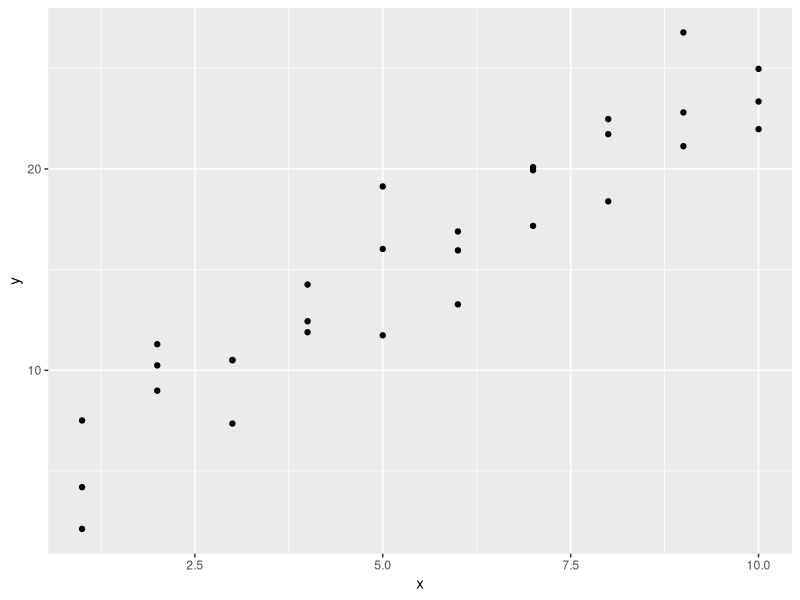
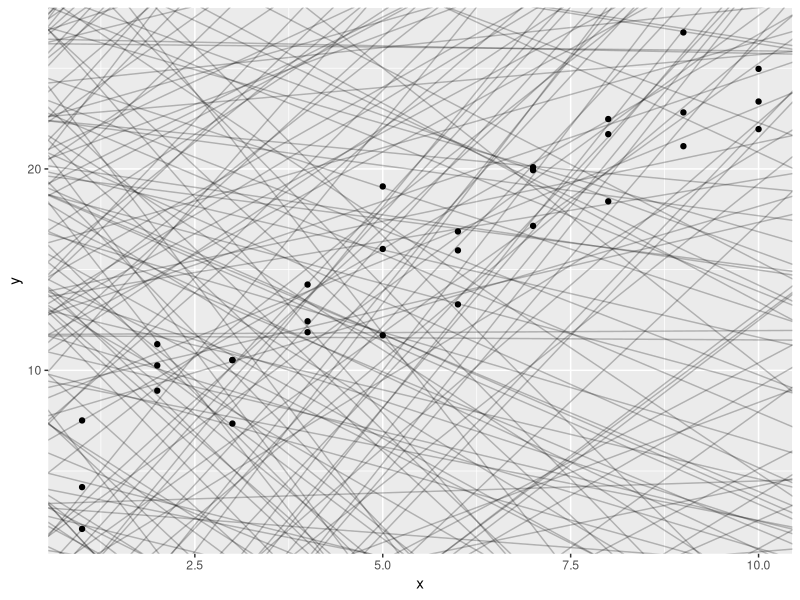
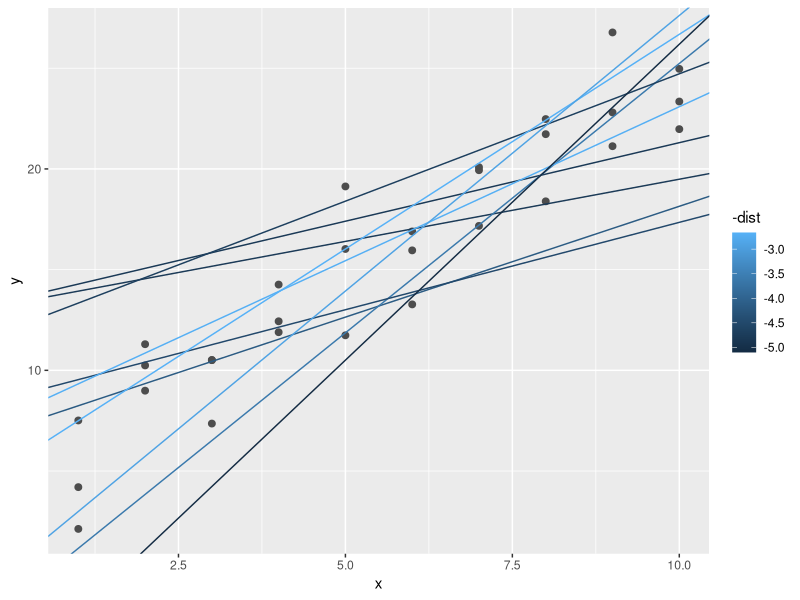
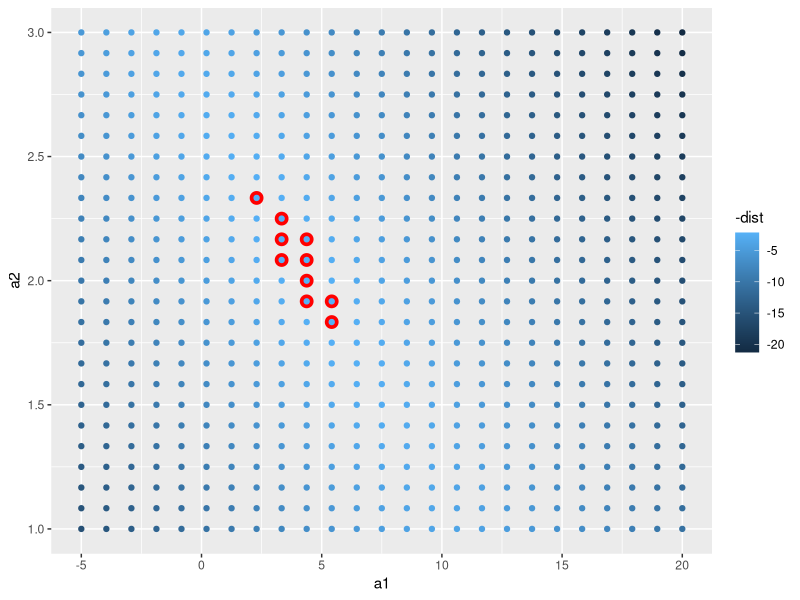
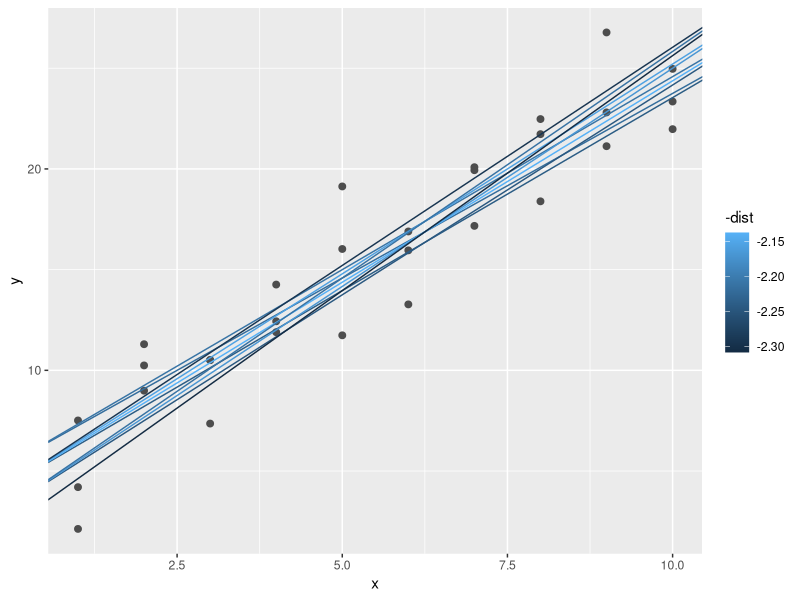
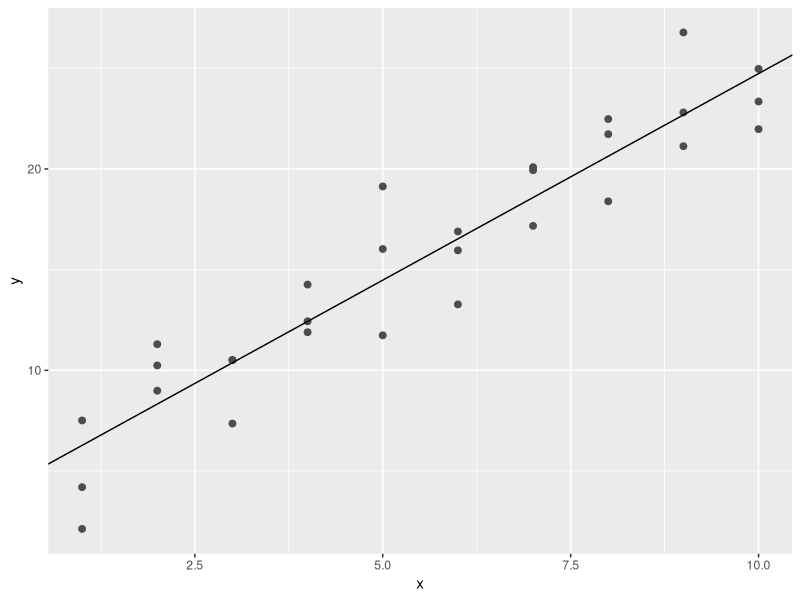
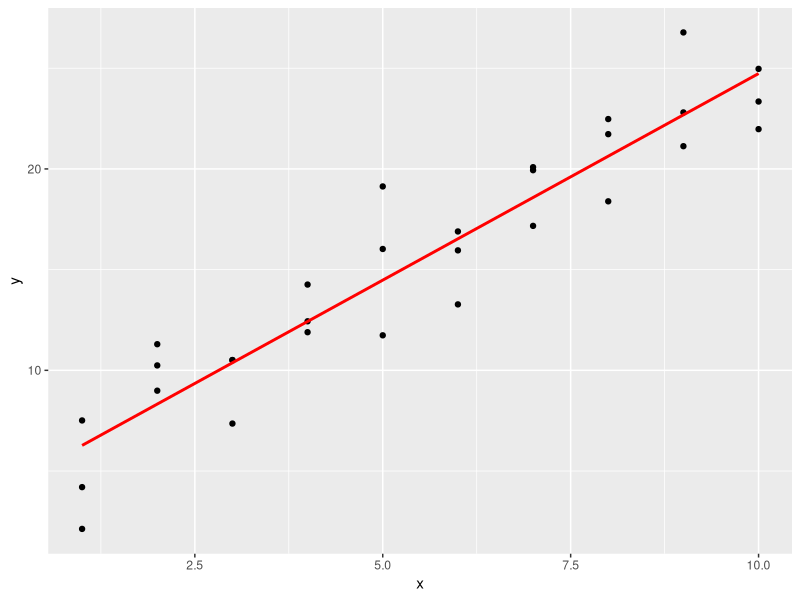
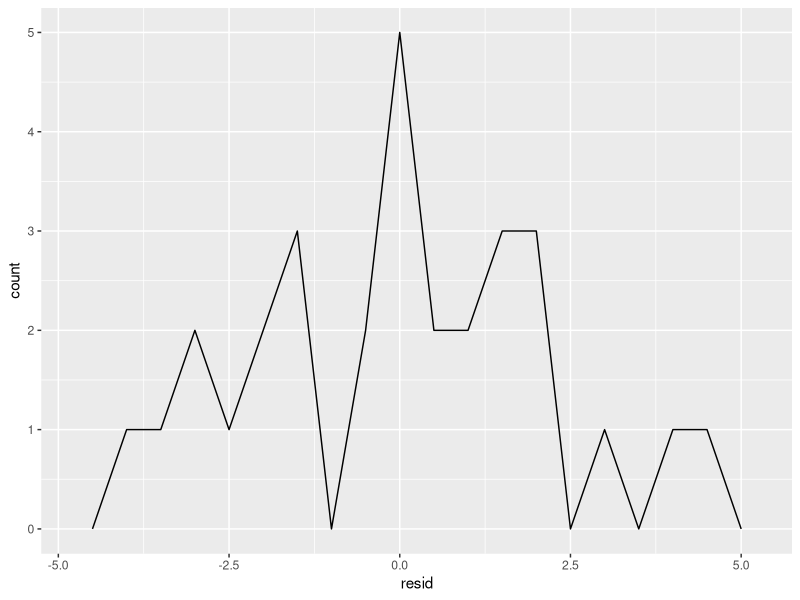

These figures' R source, in order:
## ---- chunk 1
library(ggplot2)
library(dplyr)

library(modelr)
options(na.action = na.warn)
## ---- chunk 2
head(sim1)
## ---- chunk 3
ggplot(sim1, aes(x, y)) + 
  geom_point()
## ---- chunk 4
models <- tibble(
  a1 = runif(250, -20, 40),
  a2 = runif(250, -5, 5)
)

head(models)
## ---- chunk 5
ggplot(sim1, aes(x, y)) + 
  geom_abline(aes(intercept = a1, slope = a2), data = models, alpha = 1/4) +
  geom_point() 
## ---- chunk 6
model1 <- function(a, data) {
  a[1] + data$x * a[2]
}

model1(c(7, 1.5), sim1)
## ---- chunk 7
measure_distance <- function(mod, data) {
  diff <- data$y - model1(mod, data)
  sqrt(mean(diff ^ 2))
}

measure_distance(c(7, 1.5), sim1)
## ---- chunk 8
sim1_dist <- function(a1, a2) {
  measure_distance(c(a1, a2), sim1)
}

models <- models %>% 
  mutate(dist = purrr::map2_dbl(a1, a2, sim1_dist))
models
## ---- chunk 9
ggplot(sim1, aes(x, y)) + 
  geom_point(size = 2, colour = "grey30") + 
  geom_abline(
    aes(intercept = a1, slope = a2, colour = -dist), 
    data = filter(models, rank(dist) <= 10)
  )
## ---- chunk 10
grid <- expand.grid(
  a1 = seq(-5, 20, length = 25),
  a2 = seq(1, 3, length = 25)
  ) %>% 
  mutate(dist = purrr::map2_dbl(a1, a2, sim1_dist))


grid %>% 
  ggplot(aes(a1, a2)) +
  geom_point(data = filter(grid, rank(dist) <= 10), size = 4, colour = "red") +
  geom_point(aes(colour = -dist)) 

## ---- chunk 11
ggplot(sim1, aes(x, y)) + 
  geom_point(size = 2, colour = "grey30") + 
  geom_abline(
    aes(intercept = a1, slope = a2, colour = -dist), 
    data = filter(grid, rank(dist) <= 10)
  )
## ---- chunk 12
best <- optim(c(0, 0), measure_distance, data = sim1)
best$par


ggplot(sim1, aes(x, y)) + 
  geom_point(size = 2, colour = "grey30") + 
  geom_abline(intercept = best$par[1], slope = best$par[2])
## ---- chunk 13
sim1_mod <- lm(y ~ x, data = sim1)
coef(sim1_mod)
## ---- chunk 14
grid <- sim1 %>% 
  data_grid(x) 
grid
## ---- chunk 15
grid <- grid %>% 
  add_predictions(sim1_mod) 
grid
## ---- chunk 16
ggplot(sim1, aes(x)) +
  geom_point(aes(y = y)) +
  geom_line(aes(y = pred), data = grid, colour = "red", size = 1)
## ---- chunk 17
sim1 <- sim1 %>% 
  add_residuals(sim1_mod)
sim1
## ---- chunk 18
ggplot(sim1, aes(resid)) + 
  geom_freqpoly(binwidth = 0.5)
## ---- chunk 19
ggplot(sim1, aes(x, resid)) + 
  geom_ref_line(h = 0) +
  geom_point() 
## ---- chunk 20
ggplot(sim2) + 
  geom_point(aes(x, y))
## ---- chunk 21
mod2 <- lm(y ~ x, data = sim2)

grid <- sim2 %>% 
  data_grid(x) %>% 
  add_predictions(mod2)

grid
